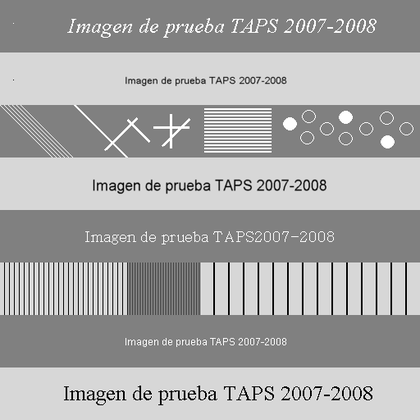
%> input picture P3/material/Bandas.bmp, 420 x 420 px, shrunk from 512 x 512 before the run
$ octave ejercicio1b.m   (GNU Octave 9; MATLAB toolbox functions it lacks are replaced by stand-ins)
%> lines starting %> are read from the running program, lines starting %| are printed output that depends on the picture; in (x1, y1, x2, y2) boxes, pixels count from 0 and x2, y2 are one past the last pixel; in counts of white or black regions, pixels touching at a corner belong together; the program's own positions count from 1
### P3/imfilter_dilate.m
function ima_res=imfilter_dilate(ima,mask)

ima=uint8(ima); % Para asegurarse de que el tipo es uint8
[image_h,image_w,~] = size(ima);

[M,N]     = size(mask);
[cy]      = ceil((size(mask,1)+1)/2);
[cx]      = ceil((size(mask,2)+1)/2);


margen_up = cy-1;%
margen_dw = M-cy;
margen_lf = cx-1;%
margen_rg = N-cx;


mask    = uint8(255*fliplr(flipud(mask)));
ima_res = uint8(zeros(image_h,image_w));

for f=(margen_up+1):image_h-margen_dw,
    for c=(margen_lf+1):image_w-margen_rg,
        simage = ima( (f-margen_up):(f+margen_dw) , (c-margen_lf):(c+margen_rg));
        and_image    = bitand(simage,mask);
        ima_res(f,c) = max(max(and_image));
    end
end

% sustituir los valores no calculados
ima_res(1:margen_up,:)         = ima(1:margen_up,:);
ima_res((end-margen_dw+1):end,:) = ima((end-margen_dw+1):end,:);
ima_res(:,1:margen_lf) = ima(:,1:margen_lf);
ima_res(:,(end-margen_rg+1):end) = ima(:,(end-margen_rg+1):end);

end

### P3/imfilter_erode.m
function ima_res=imfilter_dilate(ima,mask)

ima=uint8(ima); % Para asegurarse de que el tipo es uint8
[image_h,image_w,~] = size(ima);

[M,N]     = size(mask);
[cy]      = ceil((size(mask,1))/2);
[cx]      = ceil((size(mask,2))/2);

margen_up = cy-1;
margen_dw = M-cy;
margen_lf = cx-1;
margen_rg = N-cx;

mask    = uint8(255*(~mask));
ima_res = uint8(zeros(image_h,image_w));

for f=(margen_up+1):image_h-margen_dw,
    for c=(margen_lf+1):image_w-margen_rg,
        simage = ima( (f-margen_up):(f+margen_dw) , (c-margen_lf):(c+margen_rg));
        or_image     = bitor(simage,mask);
        ima_res(f,c) = min(min(or_image));
    end
end

% sustituir los valores no calculados
ima_res(1:margen_up,:)         = ima(1:margen_up,:);
ima_res((end-margen_dw+1):end,:) = ima((end-margen_dw+1):end,:);
ima_res(:,1:margen_lf) = ima(:,1:margen_lf);
ima_res(:,(end-margen_rg+1):end) = ima(:,(end-margen_rg+1):end);

end

### P3/imfilter_dilateD.m
function ima_res=imfilter_dilateD(ima,mask)

ima=uint8(ima); % Para asegurarse de que el tipo es uint8
[mask_h,mask_w] = size(mask);
mask    = uint8(mask);
mask_cx = floor((mask_w+1)/2);
mask_cy = floor((mask_h+1)/2);

ima_res = ima;

for x = 1:mask_w
    for y = 1:mask_h
        if mask(y, x) > 0
            x_c = x - mask_cx;
            y_c = y - mask_cy;
            ima_res = max(ima_res, circshift(ima, [y_c x_c]));
        end
    end
end

% sustituir los valores (no) calculados
margen_up = mask_cy-1;
margen_dw = mask_h-mask_cy;
margen_lf = mask_cx-1;
margen_rg = mask_w-mask_cx;
ima_res(1:margen_up,:)         = ima(1:margen_up,:);
ima_res((end-margen_dw+1):end,:) = ima((end-margen_dw+1):end,:);
ima_res(:,1:margen_lf) = ima(:,1:margen_lf);
ima_res(:,(end-margen_rg+1):end) = ima(:,(end-margen_rg+1):end);

end

### P3/imfilter_erodeD.m
function ima_res=imfilter_erodeD(ima,mask)

ima=uint8(ima); % Para asegurarse de que el tipo es uint8
[mask_h,mask_w] = size(mask);
mask    = uint8(255*fliplr(flipud(mask)));
mask_cx = ceil((mask_w+1)/2);
mask_cy = ceil((mask_h+1)/2);

ima_res = ima;

for x = 1:mask_w
    for y = 1:mask_h
        if mask(y, x) > 0
            x_c = x - mask_cx;
            y_c = y - mask_cy;
            ima_res = min(ima_res, circshift(ima, [y_c x_c]));
        end
    end
end

% sustituir los valores (no) calculados
margen_up = mask_cy-1;
margen_dw = mask_h-mask_cy;
margen_lf = mask_cx-1;
margen_rg = mask_w-mask_cx;

ima_res(1:margen_up,:)         = ima(1:margen_up,:);
ima_res((end-margen_dw+1):end,:) = ima((end-margen_dw+1):end,:);
ima_res(:,1:margen_lf) = ima(:,1:margen_lf);
ima_res(:,(end-margen_rg+1):end) = ima(:,(end-margen_rg+1):end);

end

### P3/ejercicio1b.m
% Limpiar espacio de trabajo
close all
clear all
clc

% Path para autoevaluacion
addpath('autoevaluacion')

% Cargar y visualizar imagen
img = imread('material/Bandas.bmp');
%> img is the input picture: size 420x420 uint8; min 0, max 255, mean 167.2
E = sum(double(img(:)).^2);
%> E = 5357979540
subplot(4, 4, [1 5 9 13])
imshow(img)
title({'Imagen original', sprintf('E = %g', E)})

% Mascara 1
mask1 = [1 1 1];

img_d1 = imfilter_dilate(img, mask1);
E_d1 = sum(double(img_d1(:)).^2);
%> E_d1 = 5834473878
subplot(4, 4, 2)
imshow(img_d1)
title({'imfilter_dilate (Mask 1)', sprintf('E = %g', E_d1)}, 'Interpreter', 'none')

img_e1 = imfilter_erode(img, mask1);
%> in imfilter_dilate, `ima_res(:,(end-margen_rg+1):end) = ima(:,(end-margen_rg+1):end);`:
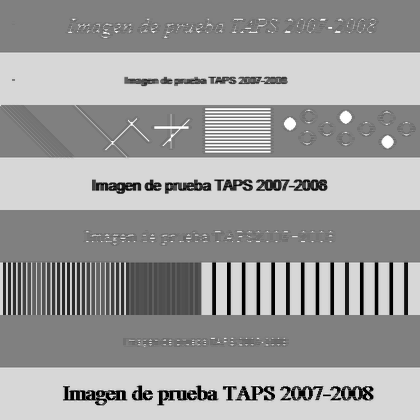
%> ima_res: size 420x420 uint8; min 0, max 255, mean 157.6
E_e1 = sum(double(img_e1(:)).^2);
%> E_e1 = 4890149152
subplot(4, 4, 6)
imshow(img_e1)
title({'imfilter_erode (Mask 1)', sprintf('E = %g', E_e1)}, 'Interpreter', 'none')

img_d1D = imfilter_dilateD(img, mask1);
%> after the loop in imfilter_dilateD, `for x = 1:mask_w`:
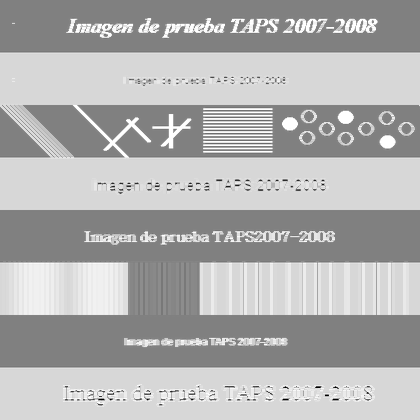
%> ima_res: size 420x420 uint8; 15.82% of pixels changed, all inside (x1, y1, x2, y2) = (0, 16, 420, 408)
%> after the loop in imfilter_dilateD, `for x = 1:mask_w`: x_c = 1; y_c = 0
%> in imfilter_dilateD, `ima_res(:,1:margen_lf) = ima(:,1:margen_lf);`: ima_res: size 420x420 uint8; under 0.01% of pixels changed, all inside (x1, y1, x2, y2) = (0, 103, 1, 110)
E_d1D = sum(double(img_d1D(:)).^2);
%> E_d1D = 5834473878
subplot(4, 4, 3)
imshow(img_d1D)
title({'imfilter_dilateD (Mask 1)', sprintf('E = %g', E_d1D)}, 'Interpreter', 'none')

img_e1D = imfilter_erodeD(img, mask1);
%> after the loop in imfilter_erodeD, `for x = 1:mask_w`:
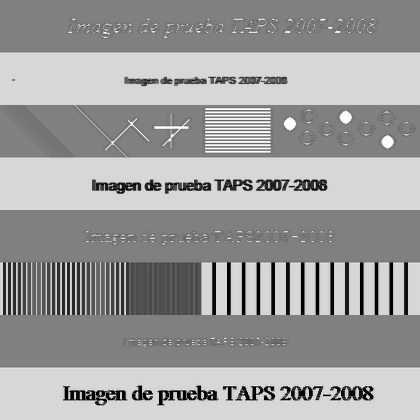
%> ima_res: size 420x420 uint8; 16.02% of pixels changed, all inside (x1, y1, x2, y2) = (0, 16, 420, 408)
%> in imfilter_erodeD, `ima_res(:,1:margen_lf) = ima(:,1:margen_lf);`: ima_res: size 420x420 uint8; under 0.01% of pixels changed, all inside (x1, y1, x2, y2) = (0, 104, 1, 109)
E_e1D = sum(double(img_e1D(:)).^2);
%> E_e1D = 4890149152
subplot(4, 4, 7)
imshow(img_e1D)
title({'imfilter_erodeD (Mask 1)', sprintf('E = %g', E_e1D)}, 'Interpreter', 'none')

img_diff_d1 = abs(img_d1-img_d1D);
%> img_diff_d1: size 420x420 uint8; every value is 0
E_diff_d1 = sum(double(img_diff_d1(:)).^2);
%> E_diff_d1 = 0
subplot(4, 4, 4)
imshow(img_diff_d1)
title({'Dif. Dilate (Mask 1)', sprintf('E = %g', E_diff_d1)}, 'Interpreter', 'none')

img_diff_e1 = abs(img_e1-img_e1D);
E_diff_e1 = sum(double(img_diff_e1(:)).^2);
%> E_diff_e1 = 0
subplot(4, 4, 8)
imshow(img_diff_e1)
title({'Dif. Erode (Mask 1)', sprintf('E = %g', E_diff_e1)}, 'Interpreter', 'none')

% Mascara 2
mask2= [1 1 1; 1 1 1; 1 0 0];

img_d2 = imfilter_dilate(img, mask2);
%> call 2 of imfilter_dilate, with mask = [1 1 1; 1 1 1; 1 0 0]
%> after the loop in imfilter_dilate (call 2), `for f=(margen_up+1):image_h-margen_dw,`:
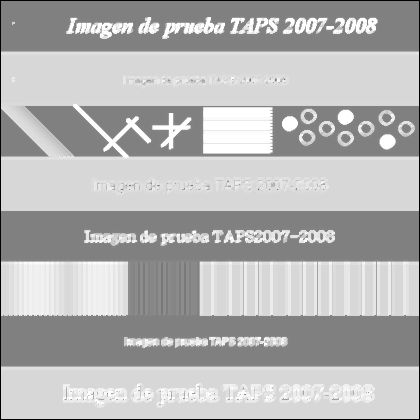
%> ima_res: size 420x420 uint8; min 0, max 255, mean 179.7
%> in imfilter_dilate (call 2), `ima_res(:,(end-margen_rg+1):end) = ima(:,(end-margen_rg+1):end);`:
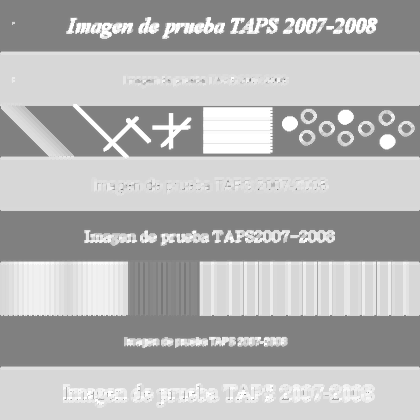
%> ima_res: size 420x420 uint8; min 105, max 255, mean 181.3
E_d2 = sum(double(img_d2(:)).^2);
%> E_d2 = 6176817919
subplot(4, 4, 10)
imshow(img_d2)
title({'imfilter_dilate (Mask 2)', sprintf('E = %g', E_d2)}, 'Interpreter', 'none')

img_e2 = imfilter_erode(img, mask2);
%> call 2 of imfilter_dilate, with mask = [1 1 1; 1 1 1; 1 0 0]
%> after the loop in imfilter_dilate (call 2), `for f=(margen_up+1):image_h-margen_dw,`:
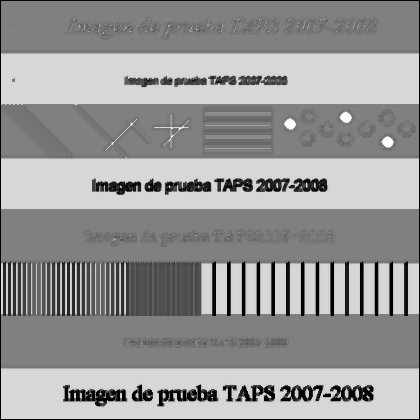
%> ima_res: size 420x420 uint8; min 0, max 255, mean 150.7
E_e2 = sum(double(img_e2(:)).^2);
%> E_e2 = 4613081287
subplot(4, 4, 14)
imshow(img_e2)
title({'imfilter_erode (Mask 2)', sprintf('E = %g', E_e2)}, 'Interpreter', 'none')

img_d2D = imfilter_dilateD(img, mask2);
%> in imfilter_dilateD (call 2), `ima_res(:,1:margen_lf) = ima(:,1:margen_lf);`: ima_res: size 420x420 uint8; min 105, max 255, mean 181.3; mean of the top-left, top-right, bottom-left and bottom-right quarters 183.3, 189.4, 173.4, 179.3
E_d2D = sum(double(img_d2D(:)).^2);
%> E_d2D = 6176817919
subplot(4, 4, 11)
imshow(img_d2D)
title({'imfilter_dilateD (Mask 2)', sprintf('E = %g', E_d2D)}, 'Interpreter', 'none')

img_e2D = imfilter_erodeD(img, mask2);
%> call 2 of imfilter_erodeD, with mask = [1 1 1; 1 1 1; 1 0 0]
%> after the loop in imfilter_erodeD (call 2), `for x = 1:mask_w`: y_c = 1
%> in imfilter_erodeD (call 2), `ima_res((end-margen_dw+1):end,:) = ima((end-margen_dw+1):end,:);`:
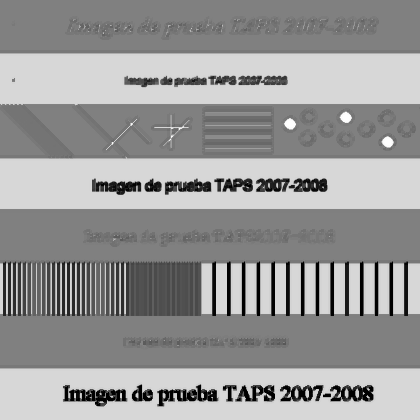
%> ima_res: size 420x420 uint8; min 0, max 255, mean 152.3; mean of the top-left, top-right, bottom-left and bottom-right quarters 162.2, 162.1, 135.7, 149.3
%> in imfilter_erodeD (call 2), `ima_res(:,1:margen_lf) = ima(:,1:margen_lf);`: ima_res: size 420x420 uint8; 0.02% of pixels changed, all inside (x1, y1, x2, y2) = (0, 50, 1, 371)
E_e2D = sum(double(img_e2D(:)).^2);
%> E_e2D = 4613081287
subplot(4, 4, 15)
imshow(img_e2D)
title({'imfilter_erodeD (Mask 2)', sprintf('E = %g', E_e2D)}, 'Interpreter', 'none')

img_diff_d2 = abs(img_d2-img_d2D);
E_diff_d2 = sum(double(img_diff_d2(:)).^2);
%> E_diff_d2 = 0
subplot(4, 4, 12)
imshow(img_diff_d2)
title({'Dif. Dilate (Mask 2)', sprintf('E = %g', E_diff_d2)}, 'Interpreter', 'none')

img_diff_e2 = abs(img_e2-img_e2D);
E_diff_e2 = sum(double(img_diff_e2(:)).^2);
%> E_diff_e2 = 0
subplot(4, 4, 16)
imshow(img_diff_e2)
title({'Dif. Erode (Mask 2)', sprintf('E = %g', E_diff_e2)}, 'Interpreter', 'none')

% Autoevaluacion
test_imfilter_dilate(img, @imfilter_dilate, 0)
%> (this line was passed over: test_imfilter_dilate is not available in this run)
test_imfilter_erode(img, @imfilter_erode, 0)
%> (this line was passed over: test_imfilter_erode is not available in this run)
